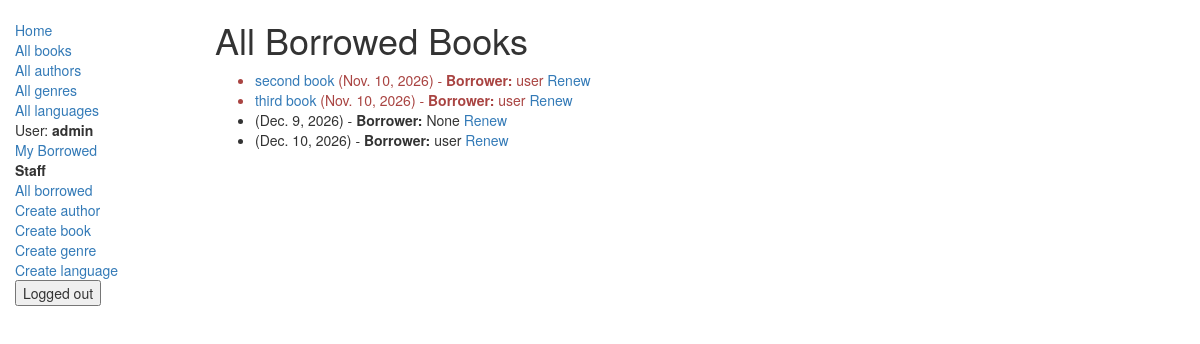
/catalog/allborrowed/ (signed in), run on the app's committed database.
### catalog/models.py (models this page shows, shortened)
class BookInstance(models.Model):
    id = models.UUIDField(primary_key=True, default=uuid.uuid4,
                          help_text="Unique ID for this particular book across whole library")
    book = models.ForeignKey('Book', on_delete=models.SET_NULL, null=True)
    imprint = models.CharField(max_length=200)
    due_back = models.DateField(null=True, blank=True)
    borrower = models.ForeignKey(User, on_delete=models.SET_NULL, null=True, blank=True)
    LOAN_STATUS = (
        ('m', 'Maintenance'),
        ('o', 'On loan'),
        ('a', 'Available'),
        ('r', 'Reserved'),
    )
    status = models.CharField(max_length=1, choices=LOAN_STATUS, blank=True, default='m', help_text='Book availability')
    class Meta:
        ordering = ["due_back"]
        permissions = (
            ("can_mark_returned", "Set book as returned"),
            ("can_edit", "Edit book instance"),
        )
    @property
    def is_overdue(self):
        if self.due_back and date.today() > self.due_back:
            return True
        return False

class Book(models.Model):
    title = models.CharField(max_length=100)
    author = models.ForeignKey('Author', on_delete=models.SET_NULL, null=True)
    summary = models.TextField(max_length=1000, help_text='Enter a brief description of the book')
    isbn = models.CharField('ISBN', max_length=13, help_text='13 Character <a href="https://www.isbn-international.org/content/what-isbn">ISBN number</a>')
    genre = models.ManyToManyField(Genre, help_text='Select a genre for this book')
    language = models.ForeignKey(Language, on_delete=models.SET_NULL, null=True)
    def display_genre(self):
        return ', '.join([genre.name for genre in self.genre.all()[:3]]) #берём первые три жанра из всех, разделяем их запятой и показываем пользователю
    display_genre.short_description = 'Genre'

### catalog/views.py (the view)
class ViewAllBookInstancesForLibrarian(PermissionRequiredMixin, generic.ListView):
    model = BookInstance
    template_name = 'librarian/allbookinstance_list.html'
    paginate_by = 10
    permission_required = (
        'catalog.can_mark_returned',
        'catalog.can_edit'
    )
    raise_exception = True #настройка обработки прав пользования
    def get_queryset(self):
        return BookInstance.objects.all().order_by('due_back')

### catalog/templates/librarian/allbookinstance_list.html
{% extends "base_generic.html" %}
{% block content %}
  <h1>All Borrowed Books</h1>
  {% if bookinstance_list %}
    <ul>
      {% for bookinst in bookinstance_list %}
        <li class="{% if bookinst.is_overdue %}text-danger{% endif %}">
          <a href="{% url 'book_detail' bookinst.book.pk %}">{{ bookinst.book.title }}</a>
          ({{ bookinst.due_back }}) -
          <strong>Borrower:</strong> {{ bookinst.borrower }}
          <a href="{% url 'renew_book_librarian' bookinst.id %}">Renew</a>
        </li>
      {% endfor %}
    </ul>
  {% else %}
    <p>There are no books borrowed.</p>
  {% endif %}
{% endblock %}

### catalog/templates/base_generic.html (shortened to what this page needs)
<!doctype html>
<html lang="en">
  <head>
    <link
      rel="stylesheet"
      href="https://maxcdn.bootstrapcdn.com/bootstrap/3.3.7/css/bootstrap.min.css" />
    {% load static %}
    <link rel="stylesheet" href="{% static 'css/styles.css' %}" />
  </head>
  <body>
    <div class="container-fluid">
      <div class="row">
        <div class="col-sm-2">
          {% block sidebar %}
          <ul class="sidebar-nav">
            <li><a href="{% url 'index' %}">Home</a></li>
            <li><a href="{% url 'books' %}">All books</a></li>
            <li><a href="{% url 'authors' %}">All authors</a></li>
            <li><a href="{% url 'genres' %}">All genres</a></li>
            <li><a href="{% url 'languages' %}">All languages</a></li>
            {% if user.is_authenticated %}
              <li>User: <strong>{{ user.get_username }}</strong></li>
              <li><a href="{% url 'my_borrowed' %}">My Borrowed</a></li>
              {% if user.is_staff %}
                <li><strong>Staff</strong></li>
                <li><a href="{% url 'all_borrowed' %}">All borrowed</a></li>
                <li><a href="{% url 'author_create' %}">Create author</a></li>
                <li><a href="{% url 'book_create' %}">Create book</a></li>
                <li><a href="{% url 'genre_create' %}">Create genre</a></li>
                <li><a href="{% url 'language_create' %}">Create language</a></li>
              {% endif %}
              <li>
                <form method="post" action="{% url 'logout' %}">
                    <button type="submit">Logged out</button>
                </form>
              </li>
            {% else %}
              <li>
                <a href="{% url 'login' %}?next={{ request.path }}">Login</a>
              </li>
            {% endif %}
          </ul>
        {% endblock %}
        </div>
        <div class="col-sm-10 ">{% block content %}{% endblock %}</div>
      </div>
    </div>
  </body>
</html>

### catalog/static/css/styles.css (style rules this page uses)
.sidebar-nav { margin-top: 20px; padding: 0; list-style: none; }

### data on the page
BookInstance: book "second book", due_back "Nov. 10, 2026", borrower "user"
BookInstance: book "third book", due_back "Nov. 10, 2026", borrower "user"
BookInstance: due_back "Dec. 9, 2026", borrower "None"
BookInstance: due_back "Dec. 10, 2026", borrower "user"

### other printed values
{{ user.get_username }} "admin"
